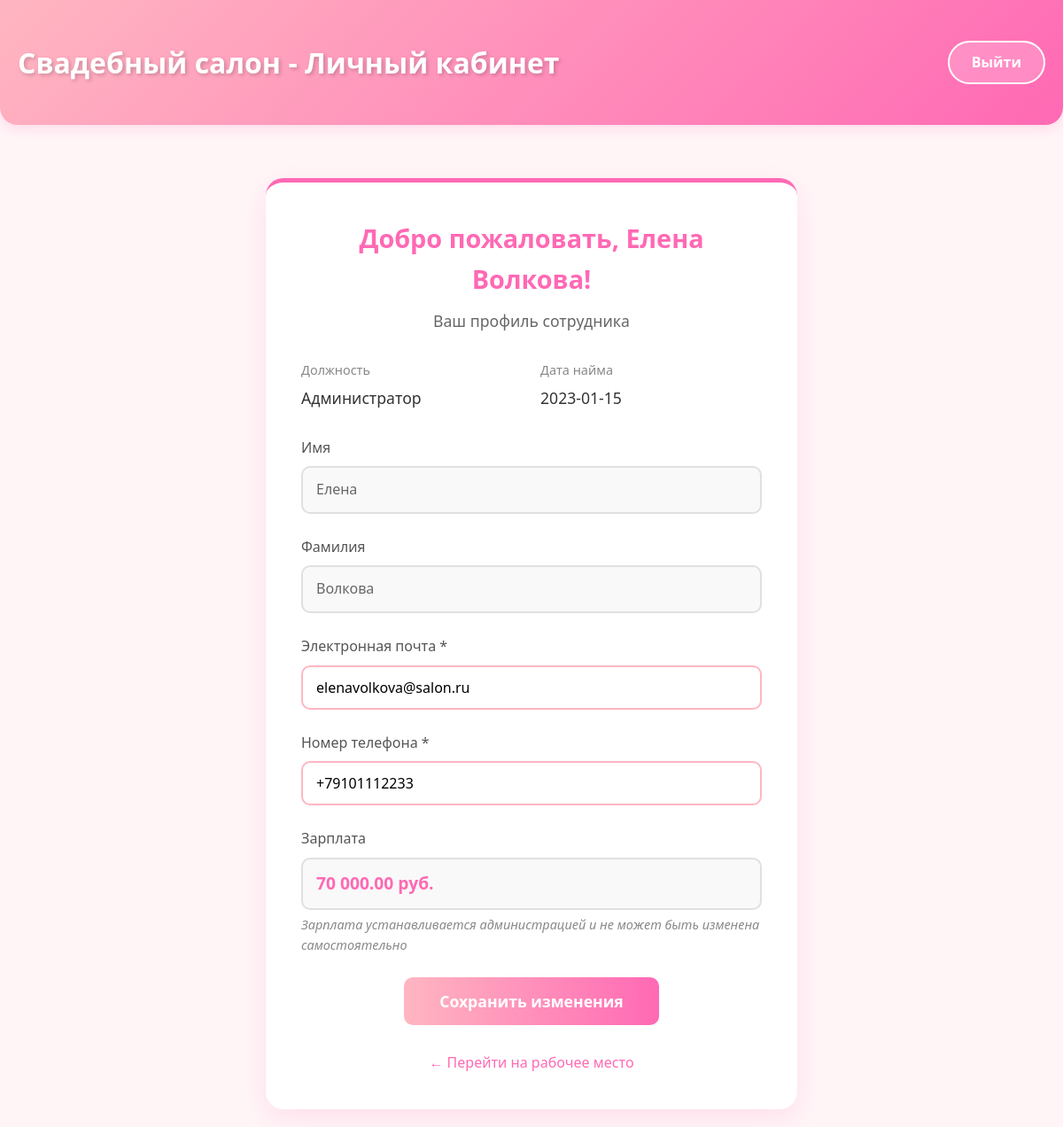
/profile.php (signed in), run on the app's committed database.
### tables this page shows
CREATE TABLE `employees` (
  `EmployeeID` int(11) NOT NULL,
  `FirstName` varchar(50) NOT NULL,
  `LastName` varchar(50) NOT NULL,
  `Position` varchar(50) NOT NULL,
  `Phone` varchar(20) DEFAULT NULL,
  `Email` varchar(100) DEFAULT NULL,
  `HireDate` date DEFAULT curdate(),
  `Salary` decimal(10,2) DEFAULT NULL,
  `IsActive` tinyint(1) DEFAULT 1,
  `password` text NOT NULL
);

### profile.php (the view, shortened to what this page needs)
<?php
$host = 'localhost';
$dbname = 'weddingsalondb';
$username = 'root';
$password = '';
try {
    $pdo = new PDO("mysql:host=$host;dbname=$dbname;charset=utf8", $username, $password);
    $pdo->setAttribute(PDO::ATTR_ERRMODE, PDO::ERRMODE_EXCEPTION);
} catch(PDOException $e) {
    die("Ошибка подключения к базе данных: " . $e->getMessage());
}
$user = null;
try {
    $stmt = $pdo->prepare("SELECT FirstName, LastName, Email, Phone, Salary, Position, HireDate FROM employees WHERE EmployeeID = :id");
    $stmt->execute([':id' => $_SESSION['user_id']]);
    $user = $stmt->fetch(PDO::FETCH_ASSOC);
} catch(PDOException $e) {
    $error = 'Ошибка при загрузке данных: ' . $e->getMessage();
}
?>
<!DOCTYPE html>
<html lang="ru">
<head>
</head>
<body>
    <header>
        <div class="container">
            <div class="header-content">
                <h1>Свадебный салон - Личный кабинет</h1>
                <a href="logout.php" class="logout-btn">Выйти</a>
            </div>
        </div>
    </header>
    <div class="container">
        <div class="profile-container">
            <?php if ($user): ?>
                <div class="welcome-message">
                    <h2>Добро пожаловать, <?php echo htmlspecialchars($user['FirstName'] . ' ' . $user['LastName']); ?>!</h2>
                    <p>Ваш профиль сотрудника</p>
                </div>
                <div class="user-info">
                    <div class="info-item">
                        <div class="info-label">Должность</div>
                        <div class="info-value"><?php echo htmlspecialchars($user['Position']); ?></div>
                    </div>
                    <div class="info-item">
                        <div class="info-label">Дата найма</div>
                        <div class="info-value"><?php echo htmlspecialchars($user['HireDate']); ?></div>
                    </div>
                </div>
                <form method="POST" action="">
                    <div class="form-group">
                        <label>Имя</label>
                        <div class="readonly-field">
                            <?php echo htmlspecialchars($user['FirstName']); ?>
                        </div>
                    </div>
                    <div class="form-group">
                        <label>Фамилия</label>
                        <div class="readonly-field">
                            <?php echo htmlspecialchars($user['LastName']); ?>
                        </div>
                    </div>
                    <div class="form-group">
                        <label for="email">Электронная почта *</label>
                        <input type="email" id="email" name="email" required
                               value="<?php echo htmlspecialchars($user['Email']); ?>">
                    </div>
                    <div class="form-group">
                        <label for="phone">Номер телефона *</label>
                        <input type="tel" id="phone" name="phone" required
                               pattern="[\+]{0,1}[0-9\s\-\(\)]+"
                               placeholder="+79101112233"
                               value="<?php echo htmlspecialchars($user['Phone']); ?>">
                    </div>
                    <div class="form-group">
                        <label>Зарплата</label>
                        <div class="readonly-field salary-amount">
                            <?php echo number_format($user['Salary'], 2, '.', ' ') . ' руб.'; ?>
                        </div>
                        <div class="info-text">Зарплата устанавливается администрацией и не может быть изменена самостоятельно</div>
                    </div>
                    <button type="submit" class="submit-btn">Сохранить изменения</button>
                </form>
                <div class="back-link">
                    <a href="workplace.php">← Перейти на рабочее место</a>
                </div>
            <?php endif; ?>
        </div>
    </div>
</body>
</html>

### profile.php (style rules this page uses)
* { margin: 0; padding: 0; box-sizing: border-box; font-family: 'Segoe UI', Tahoma, Geneva, Verdana, sans-serif; }
body { background-color: #FFF5F7; color: #333; line-height: 1.6; min-height: 100vh; }
.container { max-width: 1200px; margin: 0 auto; padding: 20px; }
header { background: linear-gradient(135deg, #FFB6C1, #FF69B4); padding: 25px 0; border-radius: 0 0 20px 20px; box-shadow: 0 4px 15px rgba(255, 105, 180, 0.2); margin-bottom: 40px; }
.header-content { display: flex; justify-content: space-between; align-items: center; text-align: center; }
h1 { color: white; font-size: 2rem; text-shadow: 2px 2px 4px rgba(0, 0, 0, 0.2); }
.logout-btn { background: rgba(255, 255, 255, 0.2); color: white; border: 2px solid white; padding: 10px 25px; border-radius: 50px; font-size: 1rem; font-weight: bold; cursor: pointer; transition: all 0.3s ease; text-decoration: none; display: inline-block; }
.profile-container { background-color: white; border-radius: 20px; padding: 40px; width: 100%; max-width: 600px; margin: 0 auto; box-shadow: 0 10px 30px rgba(255, 105, 180, 0.15); border-top: 5px solid #FF69B4; }
.welcome-message { text-align: center; margin-bottom: 30px; }
.welcome-message h2 { color: #FF69B4; font-size: 1.8rem; margin-bottom: 10px; }
.welcome-message p { color: #666; font-size: 1.1rem; }
.form-group { margin-bottom: 25px; }
label { display: block; color: #555; margin-bottom: 8px; font-weight: 500; font-size: 1rem; }
.readonly-field { background-color: #f9f9f9; border: 2px solid #e0e0e0; color: #666; padding: 12px 15px; border-radius: 10px; font-size: 1rem; width: 100%; }
input[type="email"], input[type="tel"] { width: 100%; padding: 12px 15px; border: 2px solid #FFB6C1; border-radius: 10px; font-size: 1rem; transition: border-color 0.3s ease; }
.salary-amount { color: #FF69B4; font-weight: bold; font-size: 1.2rem; }
.submit-btn { background: linear-gradient(to right, #FFB6C1, #FF69B4); color: white; border: none; padding: 15px 40px; border-radius: 10px; font-size: 1.1rem; font-weight: bold; cursor: pointer; transition: all 0.3s ease; margin-top: 10px; display: block; margin-left: auto; margin-right: auto; }
.back-link { text-align: center; margin-top: 30px; }
.back-link a { color: #FF69B4; text-decoration: none; font-weight: 500; }
.info-text { font-size: 0.9rem; color: #888; margin-top: 5px; font-style: italic; }
.user-info { display: flex; justify-content: space-between; flex-wrap: wrap; gap: 20px; margin-bottom: 30px; }
.info-item { flex: 1; min-width: 200px; }
.info-label { color: #888; font-size: 0.9rem; margin-bottom: 5px; }
.info-value { color: #333; font-size: 1.1rem; font-weight: 500; }

### data on the page
employees: FirstName+LastName "Елена Волкова", Position "Администратор", HireDate "2023-01-15", FirstName "Елена", LastName "Волкова", email "elenavolkova@salon.ru", phone "+79101112233", Salary "70 000.00"
